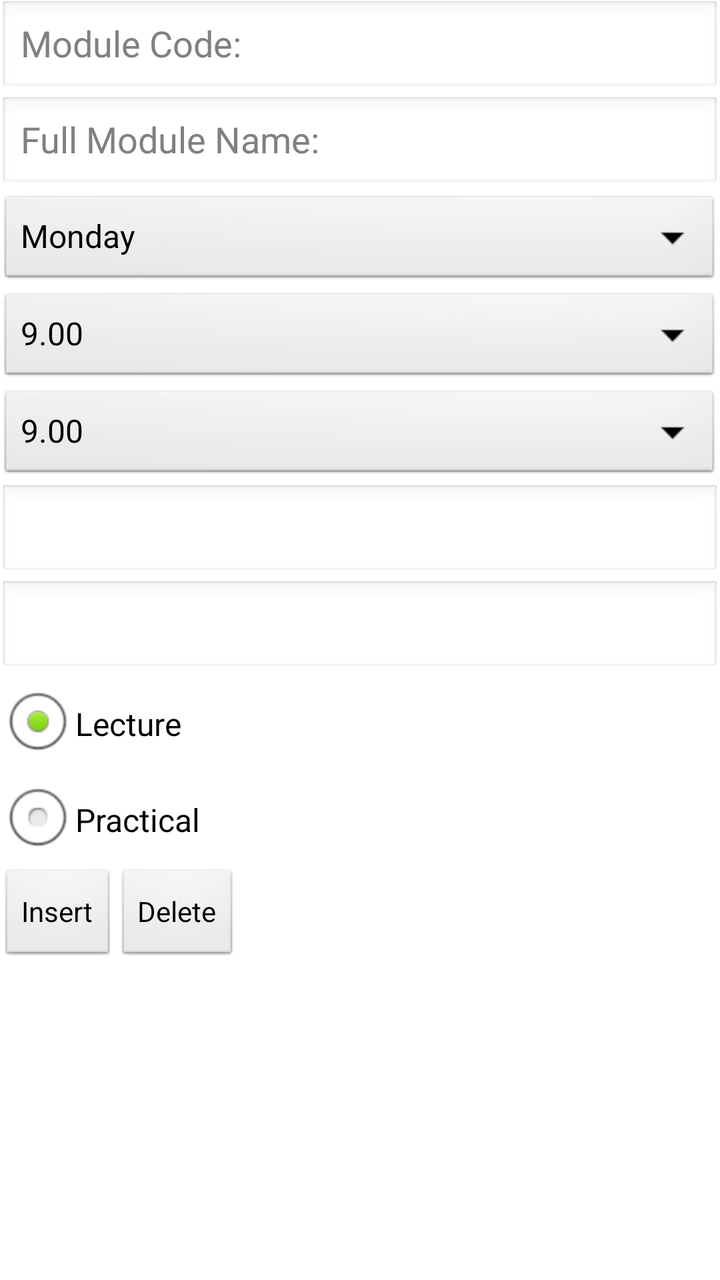
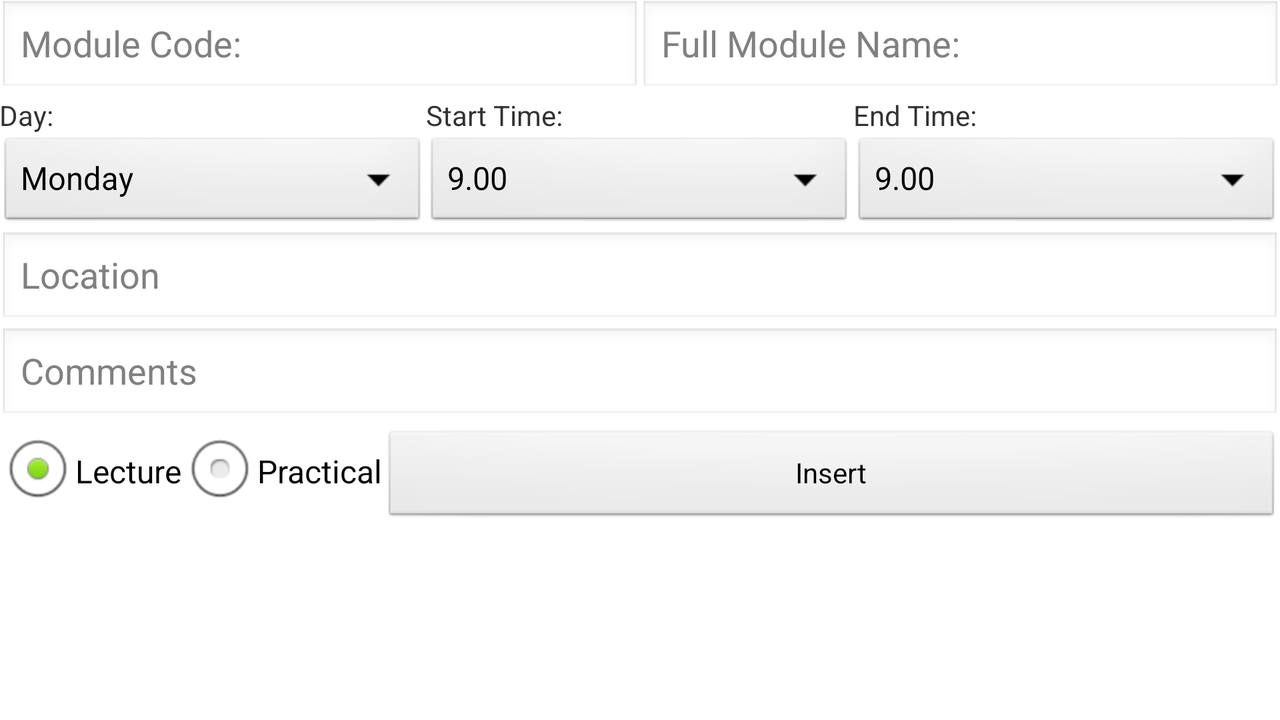

First picture: res/layout/ on a phone held upright. Second picture: the repository's own variant of that layout, on a device whose configuration matches the variant's folder. Source for both follows.
<!-- AndroidManifest.xml: application theme AppTheme -->
<!-- res/layout/activity_add_module.xml -->
<LinearLayout xmlns:android="http://schemas.android.com/apk/res/android"
    xmlns:tools="http://schemas.android.com/tools"
    android:id="@+id/LinearLayout1"
    android:layout_width="match_parent"
    android:layout_height="match_parent"
    android:orientation="vertical"
    android:paddingBottom="@dimen/activity_vertical_margin"
    android:paddingLeft="@dimen/activity_horizontal_margin"
    android:paddingRight="@dimen/activity_horizontal_margin"
    android:paddingTop="@dimen/activity_vertical_margin"
    tools:context=".Add_module" >

    <EditText
        android:id="@+id/addModCodeEditText"
        android:layout_width="match_parent"
        android:layout_height="wrap_content"
        android:ems="10"
        android:hint="@string/module_code" >

        <requestFocus />
    </EditText>

    <EditText
        android:id="@+id/addModNameEditText"
        android:layout_width="match_parent"
        android:layout_height="wrap_content"
        android:ems="10"
        android:hint="@string/module_name" />

    <Spinner
        android:id="@+id/daySpinner"
        android:layout_width="match_parent"
        android:layout_height="wrap_content"
        android:entries="@array/lecture_days" />

    <Spinner
        android:id="@+id/timeStartSpinner"
        android:layout_width="match_parent"
        android:layout_height="wrap_content"
         android:entries="@array/lecture_hours" />

    <Spinner
        android:id="@+id/timeFinishedSpinner"
        android:layout_width="match_parent"
        android:layout_height="wrap_content"
        android:prompt="@string/finish_time"
         android:entries="@array/lecture_hours" />

    <EditText
        android:id="@+id/addRoomEditText"
        android:layout_width="match_parent"
        android:layout_height="wrap_content"
        android:ems="10" />

    <EditText
        android:id="@+id/addCommEditText"
        android:layout_width="match_parent"
        android:layout_height="wrap_content"
        android:ems="10" />

    <RadioGroup
        android:id="@+id/radioGroup1"
        android:layout_width="wrap_content"
        android:layout_height="wrap_content" >

        <RadioButton
            android:id="@+id/lectureRadio"
            android:layout_width="wrap_content"
            android:layout_height="wrap_content"
            android:checked="true"
            android:text="@string/radio_lecture" />

        <RadioButton
            android:id="@+id/practicalRadio"
            android:layout_width="wrap_content"
            android:layout_height="wrap_content"
            android:orientation="horizontal"
            android:text="@string/radio_practical" />
    </RadioGroup>

    <LinearLayout
        android:id="@+id/btn_holder"
        android:layout_width="wrap_content"
        android:layout_height="wrap_content" >

        <Button
            android:id="@+id/insertButton"
            android:layout_width="fill_parent"
            android:layout_height="wrap_content"
            android:layout_weight="1"
            android:onClick="insertModule"
            android:text="@string/insert_button" />

        <Button
            android:id="@+id/deleteButton"
            android:layout_width="fill_parent"
            android:layout_height="wrap_content"
            android:layout_weight="1"
            android:onClick="deleteModule"
            android:text="@string/delete_button" />

    </LinearLayout>

</LinearLayout>
<!-- resources referenced by this layout -->
<resources>
  <string-array name="lecture_days">
          <item>Monday</item>
          <item>Tuesday</item>
          <item>Wednesday</item>
          <item>Thursday</item>
          <item>Friday</item>
      </string-array>
  <string-array name="lecture_hours">
          <item>9.00</item>
          <item>10.00</item>
          <item>11.00</item>
          <item>12.00</item>
          <item>13.00</item>
          <item>14.00</item>
          <item>15.00</item>
          <item>16.00</item>
          <item>17.00</item>
          <item>18.00</item>
          <item>19.00</item>
      </string-array>
  <string name="delete_button">Delete</string>
  <string name="finish_time">End Time: </string>
  <string name="insert_button">Insert</string>
  <string name="module_code">Module Code: </string>
  <string name="module_name">Full Module Name: </string>
  <string name="radio_lecture">Lecture</string>
  <string name="radio_practical">Practical</string>
  <style name="AppTheme" parent="AppBaseTheme">
          
      </style>
  <style name="AppBaseTheme" parent="android:Theme.Light">
          
      </style>
</resources>
<!-- res/layout-land/activity_add_module.xml (the repository's variant of the layout above) -->
<!-- drawn on the phone turned sideways -->
<TableLayout xmlns:android="http://schemas.android.com/apk/res/android"
    xmlns:tools="http://schemas.android.com/tools"
    android:id="@+id/TableLayout1"
    android:layout_width="match_parent"
    android:layout_height="match_parent"
    android:paddingBottom="@dimen/activity_vertical_margin"
    android:paddingLeft="@dimen/activity_horizontal_margin"
    android:paddingRight="@dimen/activity_horizontal_margin"
    android:paddingTop="@dimen/activity_vertical_margin"
    tools:context=".Add_module" >

    <TableRow
        android:id="@+id/top_row_land"
        android:layout_width="match_parent"
        android:layout_height="wrap_content" >

        <EditText
            android:id="@+id/addModCodeEditText"
            android:layout_width="0dp"
            android:layout_weight="1"
            android:layout_height="wrap_content"
            android:maxLines="1"
        	android:minLines="1"
        	android:maxLength="23"
            android:hint="@string/module_code" >

            <requestFocus />
        </EditText>

        <EditText
            android:id="@+id/addModNameEditText"
            android:layout_width="0dp"
            android:layout_weight="1"
            android:maxLines="1"
        	android:minLines="1"
        	android:maxLength="23"
            android:layout_height="wrap_content"
            android:hint="@string/module_name" />
    </TableRow>

    <TableRow
        android:id="@+id/day_row"
        android:layout_width="match_parent"
        android:layout_height="wrap_content" >

        <TextView
            android:id="@+id/textView1"
            android:layout_width="0dp"
            android:layout_height="wrap_content"
            android:layout_weight="1"
            android:text="@string/day_of_week" />

        <TextView
            android:id="@+id/textView2"
            android:layout_width="0dp"
            android:layout_height="wrap_content"
            android:layout_weight="1"
            android:text="@string/start_time" />

        <TextView
            android:id="@+id/textView3"
            android:layout_width="0dp"
            android:layout_height="wrap_content"
            android:layout_weight="1"
            android:text="@string/finish_time" />
    </TableRow>

    <TableRow
        android:id="@+id/start_time_row"
        android:layout_width="match_parent"
        android:layout_height="wrap_content" >

        <Spinner
            android:id="@+id/daySpinner"
            android:layout_width="0dp"
            android:layout_height="wrap_content"
            android:layout_weight="2"
            android:entries="@array/lecture_days" />

        <Spinner
            android:id="@+id/timeStartSpinner"
            android:layout_width="0dp"
            android:layout_height="wrap_content"
            android:layout_weight="2"
            android:entries="@array/lecture_hours" />

        <Spinner
            android:id="@+id/timeFinishedSpinner"
            android:layout_width="0dp"
            android:layout_height="wrap_content"
            android:layout_weight="2"
            android:entries="@array/lecture_hours"
            android:prompt="@string/finish_time" />
    </TableRow>

    <EditText
        android:id="@+id/addRoomEditText"
        android:layout_width="match_parent"
        android:layout_height="wrap_content"
        android:ems="10"
        android:maxLength="23"
        android:hint="@string/location"
        android:maxLines="1" />

    <EditText
        android:id="@+id/addCommEditText"
        android:layout_width="match_parent"
        android:layout_height="wrap_content"
        android:ems="10"
        android:hint="@string/add_comments"
        android:maxLines="1"
        android:minLines="1"
        android:scrollbars="vertical" />

    <RadioGroup
        android:id="@+id/radioGroup1"
        android:layout_width="wrap_content"
        android:layout_height="wrap_content"
        android:orientation="horizontal" >

        <RadioButton
            android:id="@+id/lectureRadio"
            android:layout_width="wrap_content"
            android:layout_height="wrap_content"
            android:checked="true"
            android:text="@string/radio_lecture" />

        <RadioButton
            android:id="@+id/practicalRadio"
            android:layout_width="wrap_content"
            android:layout_height="wrap_content"
            android:orientation="horizontal"
            android:text="@string/radio_practical" />

        <Button
            android:id="@+id/insertButton"
            android:layout_width="fill_parent"
            android:layout_height="wrap_content"
            android:onClick="insertModule"
            android:text="@string/insert_button" />
    </RadioGroup>

</TableLayout>
<!-- resources referenced by the variant -->
<!-- as the phone turned sideways resolves them -->
<resources>
  <string-array name="lecture_days">
          <item>Monday</item>
          <item>Tuesday</item>
          <item>Wednesday</item>
          <item>Thursday</item>
          <item>Friday</item>
      </string-array>
  <string-array name="lecture_hours">
          <item>9.00</item>
          <item>10.00</item>
          <item>11.00</item>
          <item>12.00</item>
          <item>13.00</item>
          <item>14.00</item>
          <item>15.00</item>
          <item>16.00</item>
          <item>17.00</item>
          <item>18.00</item>
          <item>19.00</item>
      </string-array>
  <string name="add_comments">Comments</string>
  <string name="day_of_week">Day: </string>
  <string name="finish_time">End Time: </string>
  <string name="insert_button">Insert</string>
  <string name="location">Location</string>
  <string name="module_code">Module Code: </string>
  <string name="module_name">Full Module Name: </string>
  <string name="radio_lecture">Lecture</string>
  <string name="radio_practical">Practical</string>
  <string name="start_time">Start Time: </string>
  <style name="AppTheme" parent="AppBaseTheme">
          
      </style>
  <style name="AppBaseTheme" parent="android:Theme.Light">
          
      </style>
</resources>
